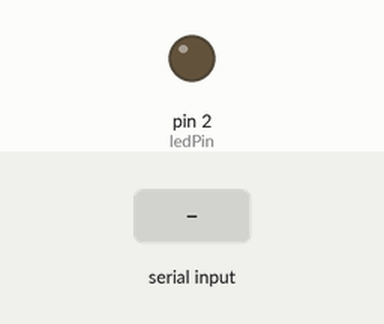
A sketch run on a simulated Arduino Uno, built with avr-gcc and run on an emulated ATmega328P. Parts: output pins drawn as LEDs (lit = HIGH). Inputs (shaded band) come from the test bench.

Above: at 1.2 s.
1.3 s: "1" received over Serial
At 2.5 s:
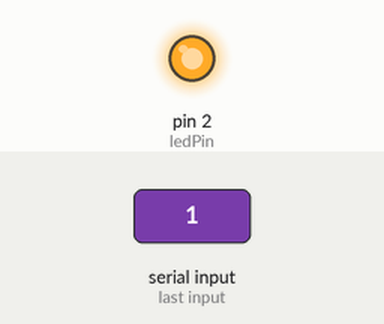
2.8 s: "0" received over Serial
At 3.7 s:
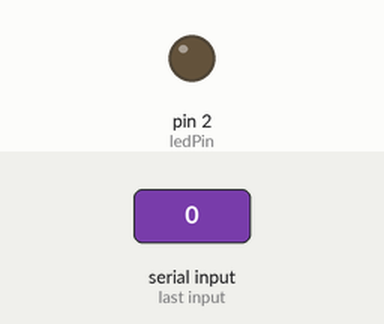
Timing chart, 0 to 5.8 s (numbered marks = the images above; inputs shaded):
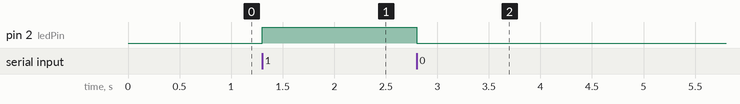

The sketch:

arduino_file.ino
```cpp
int ledPin = 2;
void setup() {
  // put your setup code here, to run once:
  pinMode(ledPin, OUTPUT);
  Serial.begin(9600);
}

void loop() {
  // put your main code here, to run repeatedly:
  if(Serial.available() > 0) {
    String receivedString = "";

    while(Serial.available() > 0) {
      receivedString += char(Serial.read());
    }

    if(receivedString == "1") {
      digitalWrite(ledPin, HIGH);
    }
    else {
      digitalWrite(ledPin, LOW);
    }
  }
}
```

Measured:
- after the input at 1.3 s, pin 2 (ledPin): LOW → HIGH at once
- after the input at 2.8 s, pin 2 (ledPin): HIGH → LOW at once
